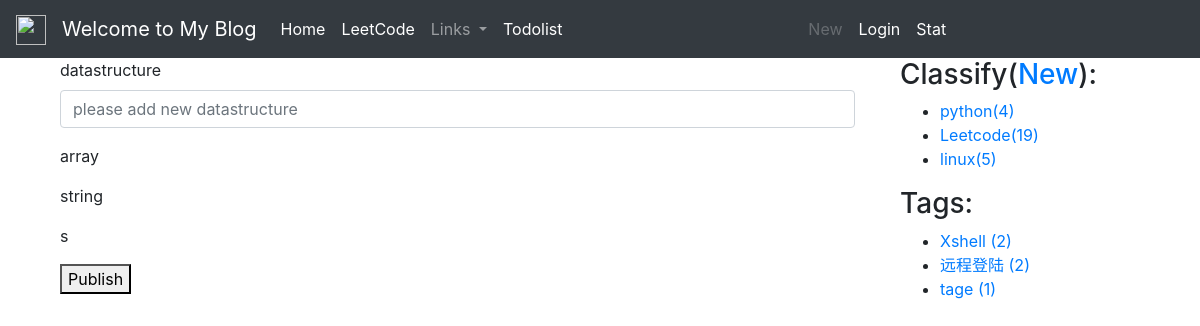
The app's page /datastructrue_add/, older data.
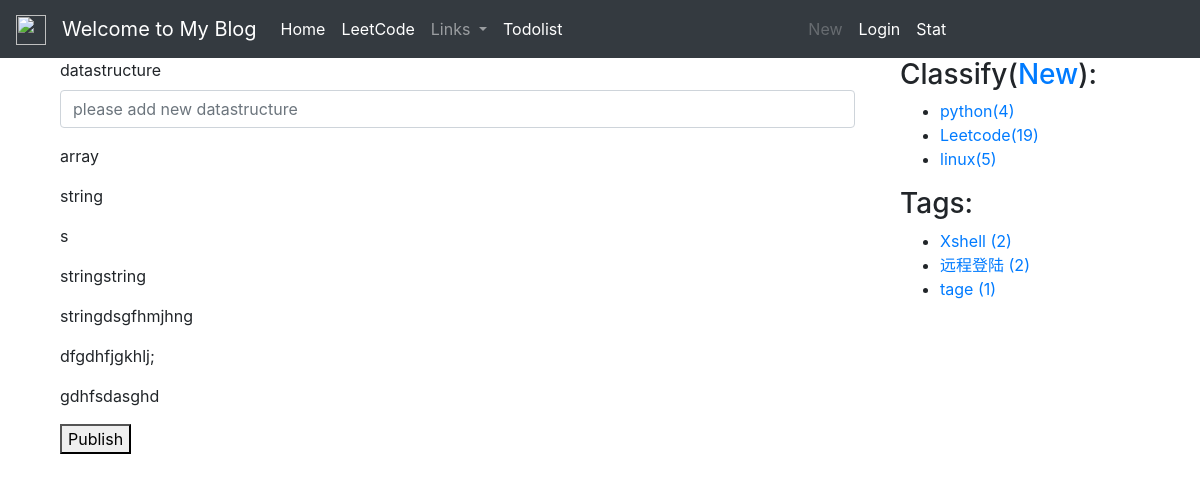
The same page, newer data.
### blog/models.py (models this page shows, shortened)
class BlogClassifyDataStructure(models.Model):
    title = models.CharField(max_length=100, blank=True)
    created = models.DateTimeField(default=timezone.now)

class BlogClassify(models.Model):
    title = models.CharField(max_length=100, blank=True)
    created = models.DateTimeField(default=timezone.now)

class Tag(models.Model):
    name = models.CharField(max_length=100)

### blog/views.py (the view)
# urls.py: path('datastructrue_add/',views.datastructrue_add,name='datastructrue_add'),
def datastructrue_add(request):
    if request.method == 'POST':
        datastructure_add_form = BlogClassifyDataStructureAddForm(request.POST, request.FILES)
        if datastructure_add_form.is_valid():
            new_datastructure = datastructure_add_form.save(commit=False)
            new_add_datastructure=request.POST['new_datastructure']
            all_datastructure=BlogClassifyDataStructure.objects.all()
            datastructrue_list=[i.title for i in all_datastructure]
            if new_add_datastructure not in datastructrue_list:
                add_datastructure = BlogClassifyDataStructure(title=new_add_datastructure)
                add_datastructure.save()
                return redirect("blog:datastructrue_add")
            else:
                return HttpResponse("already exist")
        else:
            return  HttpResponse("datastructure is not valid,please refill")
    else:
        datastructrue_add_form = ClassifyAddForm()
        datastructures = BlogClassifyDataStructure.objects.all()
        context = {'classify_add_form': datastructrue_add_form, 'datastructures': datastructures,}
        return render(request, 'blog/datastructure_add.html', context)

### blog/forms.py
class ClassifyAddForm(forms.ModelForm):
    class Meta:
        model=BlogClassify
        fields=('title',)

### blog/templatetags/blog_extras.py (called while the page is built)
@register.inclusion_tag('blog/inclusions/_classify.html',takes_context=True)
def show_classify(context):
    classify_list = BlogClassify.objects.annotate(num_posts=Count('blog')).filter(num_posts__gt=0)
    return {
        'classify_list': classify_list,
    }

@register.inclusion_tag('blog/inclusions/_tags.html', takes_context=True)
def show_tags(context):
    tag_list = Tag.objects.annotate(num_posts=Count('blog')).filter(num_posts__gt=0)
    return {
        'tag_list': tag_list,
    }

### templates/blog/datastructure_add.html (shortened to what this page needs)
{% extends "base.html" %}
{% load staticfiles %}
{% block content %}
<div class="container">
    <div>
        <form method="post" action="" enctype="multipart/form-data">
            <div class="form-group">
                <label for="new_datastructure">datastructure</label>
                    <input class="form-control" type="text" id="new_datastructure" name="new_datastructure" placeholder="please add new datastructure">
            </div>
            <div class="form-group">
                {% for datastructure in datastructures %}
                <p>{{datastructure.title}}</p>
                {% endfor %}
            </div>
            <button type="submit">Publish</button>
    </form>
    </div>
</div>
{% endblock content %}

### templates/blog/inclusions/_classify.html
<div class="">
  <h3 class="">Classify(<a href="{% url 'blog:classify_add' %}">New</a>):</h3>
  <ul>
    {% for classify in classify_list %}
      <li>
        <a href="{% url 'blog:blog_list' %}?classify={{ classify.id }}">{{ classify.title }}<span class="post-count">({{ classify.num_posts }})</span></a>
      </li>
    {% empty %}
      暂无分类！
    {% endfor %}
  </ul>
</div>

### templates/blog/inclusions/_tags.html
<div class="widget widget-tag-cloud">
  <h3 class="widget-title">Tags:</h3>
  <ul>
    {% for tag in tag_list %}
      <li>
        <a href="{% url 'blog:blog_list' %}?tag={{ tag.id }}">{{ tag.name }} <span class="post-count">({{ tag.num_posts }})</span></a>
      </li>
    {% empty %}
      暂无标签！
    {% endfor %}
  </ul>
</div>

Row changes from the older to the newer data that the page shows:
added BlogClassifyDataStructure: title "stringstring"
added BlogClassifyDataStructure: title "stringdsgfhmjhng"
added BlogClassifyDataStructure: title "dfgdhfjgkhlj;"
added BlogClassifyDataStructure: title "gdhfsdasghd"
